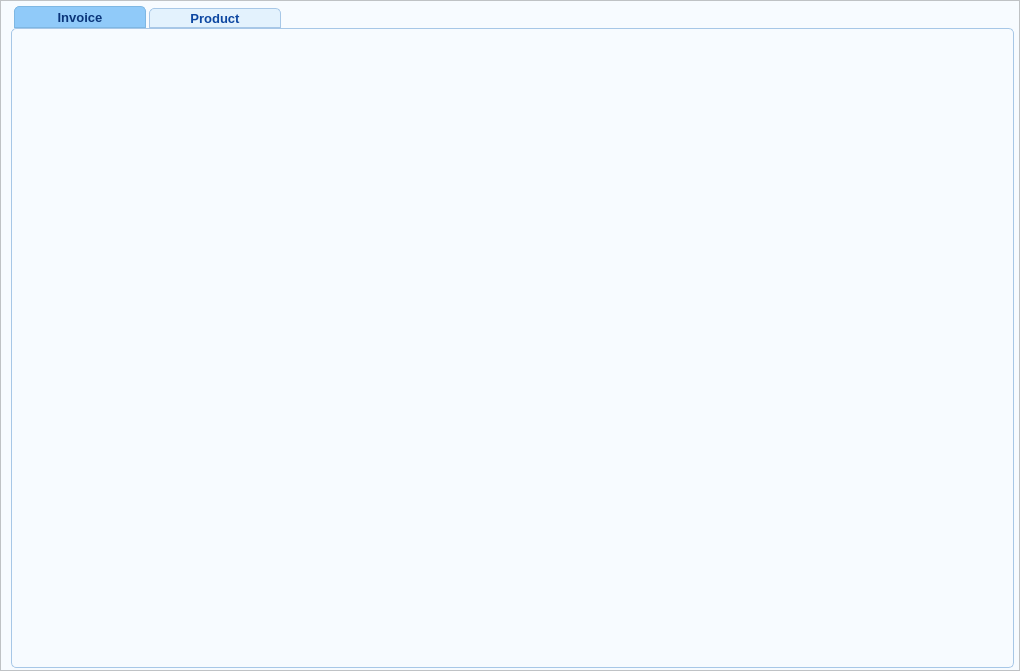
<?xml version="1.0" encoding="UTF-8"?>
<ui version="4.0">
 <class>MainWindow</class>
 <widget class="QMainWindow" name="MainWindow">
  <property name="geometry">
   <rect>
    <x>0</x>
    <y>0</y>
    <width>1020</width>
    <height>671</height>
   </rect>
  </property>
  <property name="windowTitle">
   <string>MainWindow</string>
  </property>
  <widget class="QWidget" name="centralwidget">
   <property name="styleSheet">
    <string notr="true">QTabWidget::pane {
    border: 1px solid #A7C7E7;
    border-radius: 5px;
    background: #F7FBFF;
    padding: 8px;
}

QTabBar::tab {
    background: #E3F2FD;
    color: #0D47A1;
    border: 1px solid #A7C7E7;
    border-top-left-radius: 5px;
    border-top-right-radius: 5px;
    padding: 0px 5px;      /* ⬅️ more padding */
    min-width: 120px;        /* ⬅️ ensures text fits */
    min-height: 15px;        /* ⬅️ gives height for Bookman font */
    font-family: &quot;Bookman Old Style&quot;;
    font-size: 10pt;
    font-weight: 600;
    margin-left: 3px;
    transition: all 0.3s ease;
}

QTabBar::tab:hover {
    background: #BBDEFB;
    color: #0B3C8A;
}

QTabBar::tab:selected {
    background: #90CAF9;
    color: #0A357A;
    font-weight: bold;
    border-color: #7EB7E3;
}

QTabBar::tab:!selected {
    margin-top: 2px;
}

QTabWidget::tab-bar {
    alignment: left;
}

QWidget {
    background-color: #F7FBFF;
    font-family: &quot;Bookman Old Style&quot;;
    font-size: 11pt;
}
</string>
   </property>
   <layout class="QVBoxLayout" name="verticalLayout">
    <property name="leftMargin">
     <number>0</number>
    </property>
    <property name="topMargin">
     <number>0</number>
    </property>
    <property name="rightMargin">
     <number>0</number>
    </property>
    <property name="bottomMargin">
     <number>0</number>
    </property>
    <item>
     <widget class="QFrame" name="frame">
      <property name="frameShape">
       <enum>QFrame::StyledPanel</enum>
      </property>
      <property name="frameShadow">
       <enum>QFrame::Raised</enum>
      </property>
      <layout class="QHBoxLayout" name="horizontalLayout" stretch="0">
       <property name="leftMargin">
        <number>10</number>
       </property>
       <property name="topMargin">
        <number>5</number>
       </property>
       <property name="rightMargin">
        <number>5</number>
       </property>
       <property name="bottomMargin">
        <number>2</number>
       </property>
       <item>
        <widget class="QTabWidget" name="Base_Tab">
         <property name="focusPolicy">
          <enum>Qt::WheelFocus</enum>
         </property>
         <property name="tabPosition">
          <enum>QTabWidget::North</enum>
         </property>
         <property name="tabShape">
          <enum>QTabWidget::Rounded</enum>
         </property>
         <property name="currentIndex">
          <number>0</number>
         </property>
         <property name="usesScrollButtons">
          <bool>true</bool>
         </property>
         <property name="tabBarAutoHide">
          <bool>true</bool>
         </property>
         <widget class="QWidget" name="Invoice">
          <attribute name="title">
           <string>Invoice</string>
          </attribute>
         </widget>
         <widget class="QWidget" name="Product">
          <attribute name="title">
           <string>Product</string>
          </attribute>
         </widget>
        </widget>
       </item>
      </layout>
     </widget>
    </item>
   </layout>
  </widget>
 </widget>
 <resources/>
 <connections/>
</ui>
